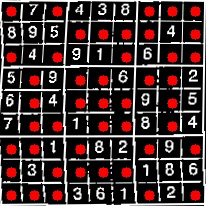
#> input picture Images/Empty.jpg, 206 x 206 px; its folder holds only this picture in this run
$ python -i preprocess.py   (imports and definitions only)
#> lines starting #> are read from the running program, lines starting #| are printed output that depends on the picture; after the words box and inside, x2 and y2 are one past the last pixel; in counts of white or black regions, pixels touching at a corner belong together
#process for extraction of digits from cells
import cv2
import numpy as np
import math
from typing import Any, List, Tuple


def pre_process_image(image: np.ndarray) -> np.ndarray:
    '''
    Appllies Gaussian blur, thresholding and colour inversion to an image.
    '''
    #image = cv2.GaussianBlur(image,(3,3),0)
    image = cv2.blur(image,(2,2))

    image = cv2.adaptiveThreshold(image,
        255,
        cv2.ADAPTIVE_THRESH_GAUSSIAN_C,
        cv2.THRESH_BINARY,
        11,
        15)

    image = cv2.bitwise_not(image, image)
    return image


def find_corners(image: np.ndarray) -> np.ndarray:
    '''
    Find the 4 corners of the biggest square in the image.
    '''
    contours, h = cv2.findContours(image.copy(), cv2.RETR_EXTERNAL, cv2.CHAIN_APPROX_SIMPLE)

    contours = sorted(contours, key=cv2.contourArea, reverse=True)
    polygon = contours[0].tolist() #convert to list

    #find max min points to locate corners
    t1 = [i[0][0] + i[0][1] for i in polygon]
    bottom_right,top_left = t1.index(max(t1)), t1.index(min(t1))

    t2 = [i[0][0] - i[0][1] for i in polygon]
    top_right, bottom_left = t2.index(max(t2)), t2.index(min(t2))

    return polygon[top_left], polygon[top_right], polygon[bottom_left], polygon[bottom_right]


def get_distance(pt1: List[int], pt2: List[int]) -> float:
    '''
    Calculates the distance between 2 coordinates.
    '''
    side_1 = pt2[0][0] - pt1[0][0]
    side_2 = pt2[0][1] - pt1[0][1]
    return math.sqrt(side_1**2 + side_2**2)


def wrap_crop_image(image: np.ndarray) -> np.ndarray:
    '''
    Wrap and crop the image to create a birds eye of the puzzle and cut out any space around the grid.
    '''
    top_left, top_right, bottom_left, bottom_right = find_corners(image)

    src = np.array([top_left, top_right, bottom_right, bottom_left], dtype='float32')

    max_side = max([
        get_distance(top_left, top_right),
        get_distance(top_right, bottom_right),
        get_distance(bottom_right, bottom_left),
        get_distance(bottom_left,top_left)
        ])

    #crate a new rectangle which starts in the top left pixel with equal length of max sides
    rect = np.array([[0, 0], [max_side-1 , 0], [max_side-1, max_side-1], [0, max_side-1]], dtype='float32')

    m = cv2.getPerspectiveTransform(src,rect)
    return cv2.warpPerspective(image, m, (int(max_side), int(max_side)))


# [197 lines left out: functions create_grid, cut_from_rect, has_number, find_center, show_empty_cells, find_bounding_box and 1 more, not called in this run]


def clean_image(image: np.ndarray) -> np.ndarray:
    '''
    '''
    #preprocess
    image = pre_process_image(image)
    #crop
    image = wrap_crop_image(image)
    return image

>>> import cv2
>>> picture = cv2.imread('Images/Empty.jpg', cv2.IMREAD_GRAYSCALE)
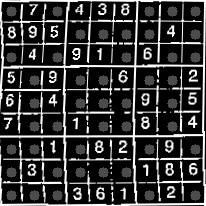
#> picture: shape (206, 206); min 0, max 255, mean 55.3
>>> result = clean_image(picture)
#> in pre_process_image, `image = cv2.blur(image,(2,2))`:
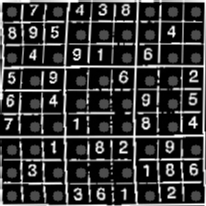
#> image: shape (206, 206); min 0, max 255, mean 55.7
#> in pre_process_image, `image = cv2.adaptiveThreshold(image, 255, cv2.ADAPTIVE_THRESH_GAUSSIAN..`:
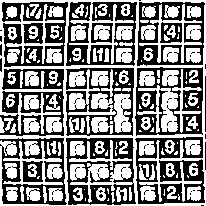
#> image: shape (206, 206); 53.1% white; 100 black regions (83 under 20 px), largest, box (x1, y1, x2, y2) and area: (135, 137, 205, 204) 2323, (66, 138, 136, 205) 2249, (135, 67, 203, 136) 2217
#> in pre_process_image, `image = cv2.bitwise_not(image, image)`: image: shape (206, 206); 46.9% white; 100 white regions (83 under 20 px)
#> in find_corners, `contours, h = cv2.findContours(image.copy(), cv2.RETR_EXTERNAL, cv2.CH..`: contours = 21 contours, 10 with area under 20; largest, box (x1, y1, x2, y2) and area: (135, 67, 203, 136) 4284, (66, 138, 136, 205) 4251, (66, 68, 134, 136) 4102, (137, 2, 205, 66) 3966, (0, 138, 67, 205) 3878; h = 21 rows, first 6: [1, -1, -1, -1], [2, 0, -1, -1], [3, 1, -1, -1], [4, 2, -1, -1], [5, 3, -1, -1], [6, 4, -1, -1]
#> in find_corners, `polygon = contours[0].tolist()`: polygon = 27 items
#> in find_corners, `t1 = [i[0][0] + i[0][1] for i in polygon]`: t1 = 27 values, max 336 at index 18, min 205 at index 2, mean 273.2
#> in find_corners, `bottom_right,top_left = t1.index(max(t1)), t1.index(min(t1))`: bottom_right = 18; top_left = 2
#> in find_corners, `t2 = [i[0][0] - i[0][1] for i in polygon]`: t2 = 27 values, max 135 at index 23, min 1 at index 9, mean 57.15
#> in find_corners, `top_right, bottom_left = t2.index(max(t2)), t2.index(min(t2))`: top_right = 23; bottom_left = 9
#> in wrap_crop_image, `top_left, top_right, bottom_left, bottom_right = find_corners(image)`: top_left = [[137, 68]]; top_right = [[202, 67]]; bottom_left = [[136, 135]]; bottom_right = [[202, 134]]
#> in wrap_crop_image, `src = np.array([top_left, top_right, bottom_right, bottom_left], dtype..`: src = [[137, 68], [202, 67], [202, 134], [136, 135]]
#> in get_distance, `side_1 = pt2[0][0] - pt1[0][0]`: side_1 = 65
#> in get_distance, `side_2 = pt2[0][1] - pt1[0][1]`: side_2 = -1
#> in wrap_crop_image, `max_side = max([ get_distance(top_left, top_right), get_distance(top_r..`: max_side = 67.01
#> in wrap_crop_image, `rect = np.array([[0, 0], [max_side-1 , 0], [max_side-1, max_side-1], [..`: rect = [[0, 0], [66.01, 0], [66.01, 66.01], [0, 66.01]]
#> in wrap_crop_image, `m = cv2.getPerspectiveTransform(src,rect)`: m = [[1.03, 0.0154, -142.6], [0.0157, 1.02, -71.33], [7.13e-06, 0.000234, 1]]
#> in wrap_crop_image, `return cv2.warpPerspective(image, m, (int(max_side), int(max_side)))`:
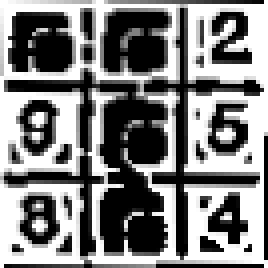
#> returned value: shape (67, 67) (shown 4 times larger); min 0, max 255, mean 128.4
